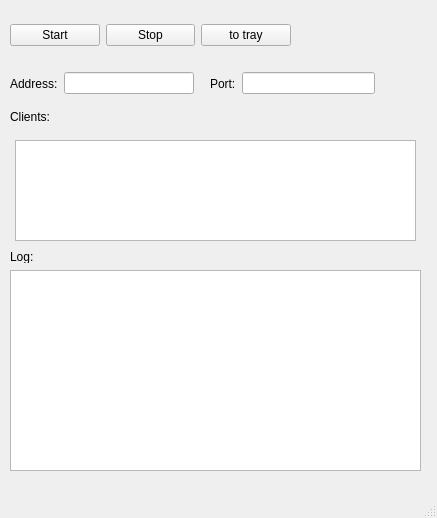
<?xml version="1.0" encoding="UTF-8"?>
<ui version="4.0">
 <class>MainWindow</class>
 <widget class="QMainWindow" name="MainWindow">
  <property name="geometry">
   <rect>
    <x>0</x>
    <y>0</y>
    <width>437</width>
    <height>518</height>
   </rect>
  </property>
  <property name="windowTitle">
   <string>ShutdownPC Server</string>
  </property>
  <widget class="QWidget" name="centralwidget">
   <widget class="QWidget" name="horizontalLayoutWidget">
    <property name="geometry">
     <rect>
      <x>10</x>
      <y>20</y>
      <width>281</width>
      <height>31</height>
     </rect>
    </property>
    <layout class="QHBoxLayout" name="horizontalLayout">
     <item>
      <widget class="QPushButton" name="start_btn">
       <property name="text">
        <string>Start</string>
       </property>
      </widget>
     </item>
     <item>
      <widget class="QPushButton" name="stop_btn">
       <property name="text">
        <string>Stop</string>
       </property>
      </widget>
     </item>
     <item>
      <widget class="QPushButton" name="to_tray_btn">
       <property name="text">
        <string>to tray</string>
       </property>
      </widget>
     </item>
    </layout>
   </widget>
   <widget class="QTextBrowser" name="log">
    <property name="geometry">
     <rect>
      <x>10</x>
      <y>270</y>
      <width>411</width>
      <height>201</height>
     </rect>
    </property>
   </widget>
   <widget class="QLabel" name="label">
    <property name="geometry">
     <rect>
      <x>10</x>
      <y>110</y>
      <width>47</width>
      <height>13</height>
     </rect>
    </property>
    <property name="text">
     <string>Clients:</string>
    </property>
   </widget>
   <widget class="QLabel" name="label_2">
    <property name="geometry">
     <rect>
      <x>10</x>
      <y>250</y>
      <width>47</width>
      <height>13</height>
     </rect>
    </property>
    <property name="text">
     <string>Log:</string>
    </property>
   </widget>
   <widget class="QWidget" name="layoutWidget">
    <property name="geometry">
     <rect>
      <x>10</x>
      <y>70</y>
      <width>184</width>
      <height>27</height>
     </rect>
    </property>
    <layout class="QHBoxLayout" name="horizontalLayout_2">
     <item>
      <widget class="ClickableQLabel" name="address_label">
       <property name="cursor">
        <cursorShape>PointingHandCursor</cursorShape>
       </property>
       <property name="toolTip">
        <string>Click to copy</string>
       </property>
       <property name="text">
        <string>Address:</string>
       </property>
      </widget>
     </item>
     <item>
      <widget class="QLineEdit" name="address">
       <property name="readOnly">
        <bool>false</bool>
       </property>
      </widget>
     </item>
    </layout>
   </widget>
   <widget class="QWidget" name="layoutWidget">
    <property name="geometry">
     <rect>
      <x>210</x>
      <y>70</y>
      <width>165</width>
      <height>27</height>
     </rect>
    </property>
    <layout class="QHBoxLayout" name="horizontalLayout_3">
     <item>
      <widget class="ClickableQLabel" name="port_label">
       <property name="cursor">
        <cursorShape>PointingHandCursor</cursorShape>
       </property>
       <property name="toolTip">
        <string>Click to copy</string>
       </property>
       <property name="text">
        <string>Port:</string>
       </property>
      </widget>
     </item>
     <item>
      <widget class="QLineEdit" name="port">
       <property name="readOnly">
        <bool>true</bool>
       </property>
      </widget>
     </item>
    </layout>
   </widget>
   <widget class="QTableWidget" name="clients_table">
    <property name="geometry">
     <rect>
      <x>15</x>
      <y>140</y>
      <width>401</width>
      <height>101</height>
     </rect>
    </property>
   </widget>
  </widget>
  <widget class="QMenuBar" name="menubar">
   <property name="geometry">
    <rect>
     <x>0</x>
     <y>0</y>
     <width>437</width>
     <height>22</height>
    </rect>
   </property>
  </widget>
  <widget class="QStatusBar" name="statusbar"/>
 </widget>
 <customwidgets>
  <customwidget>
   <class>ClickableQLabel</class>
   <extends>QLabel</extends>
   <header>ui/forms/clickable_qlabel</header>
  </customwidget>
 </customwidgets>
 <resources/>
 <connections/>
</ui>
